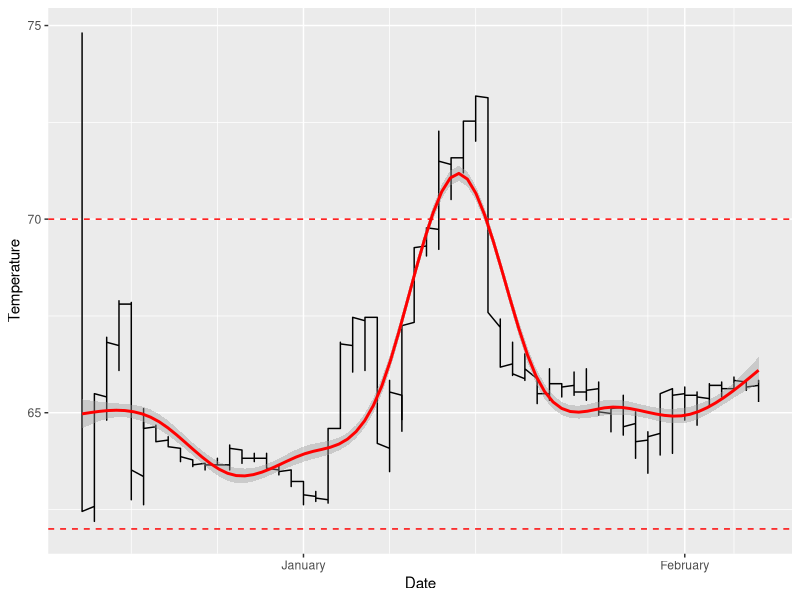
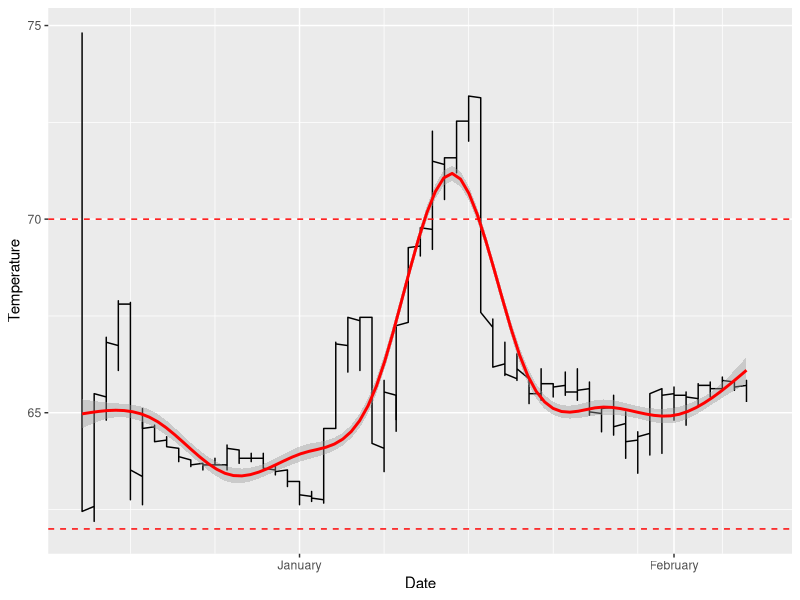
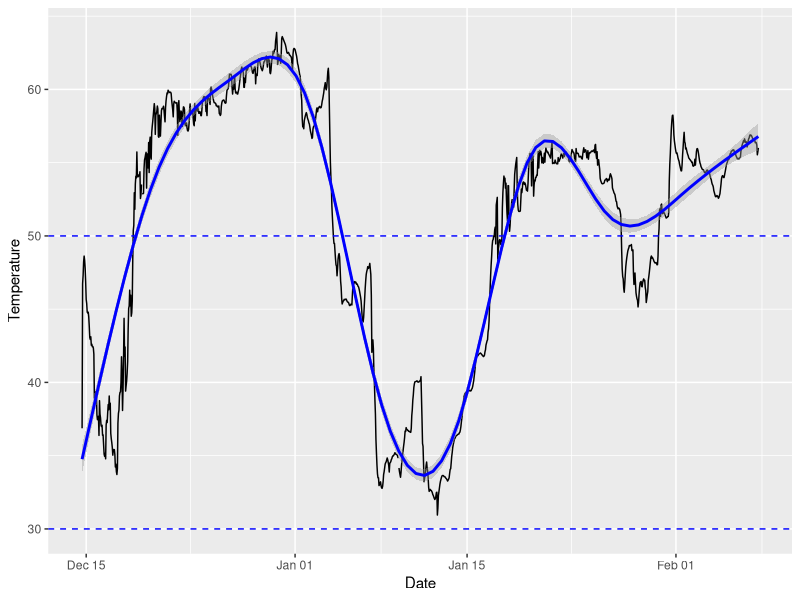
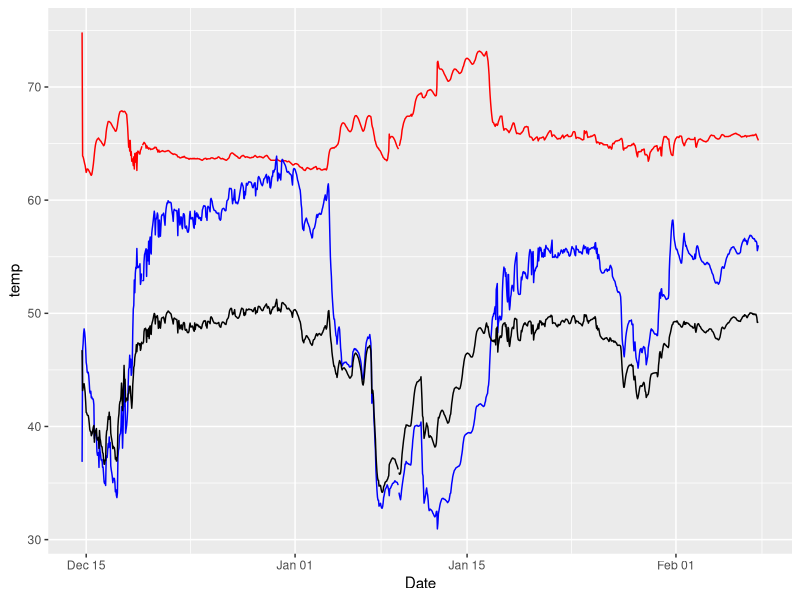
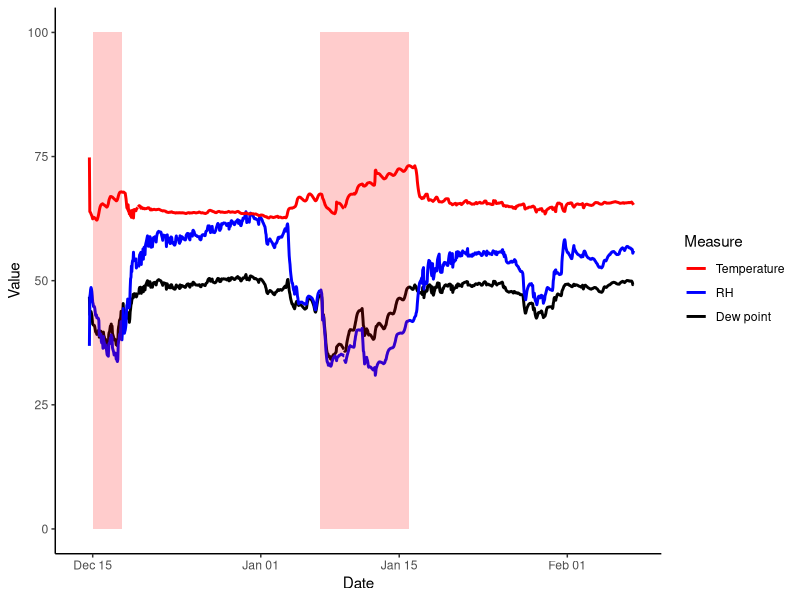
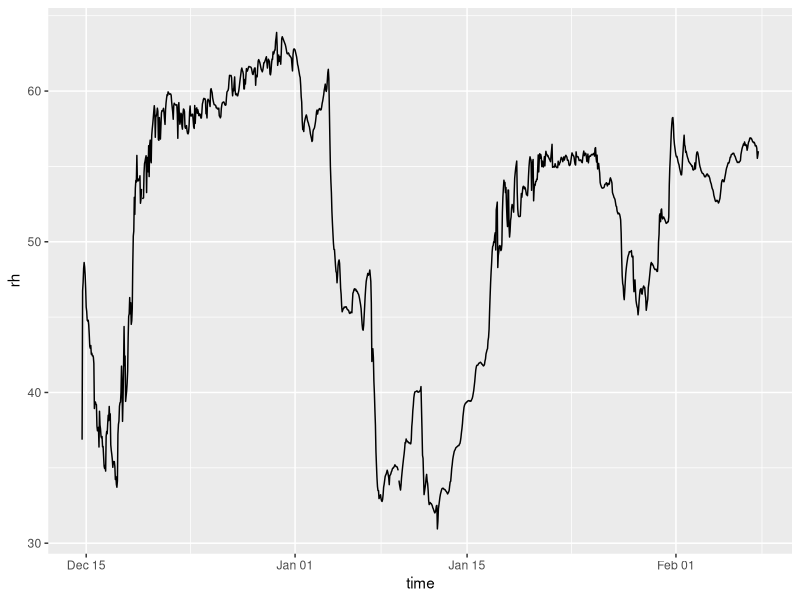

Source code (R) for these figures, in order:
## ---- chunk 1
library(tidyverse)
library(data.table)
library(lubridate)
## ---- chunk 2
# Example data
# from .hobo file that was exported to .csv in the HOBOware program
data <- fread("10596690_Birds_Mammals_Range.csv", skip=1, header=T)
data <- fread("20240109_Birds_Mammals_fluid_rm.csv", skip=1, header=T)
data <- fread("Temp_Birds_Mammals_fluid_rm_20240207.csv", skip=1, header=T)


colnames(data)  <- c("n","timestamp", "temp", "rh", "dewpt", "host", "end")

# change date/time to POSIXct class
data$time <- as.POSIXct(data$timestamp, format = "%m/%d/%y  %I:%M:%S %p")

# get just a date class for future filtering
data$date <- as.Date(data$time, format = "%m/%d/%Y")


min(data$date) 
max(data$date)
## ---- chunk 3
# Temperature
ggplot(data, aes(x=date, y=temp)) +
  geom_line() +
  geom_smooth(col="red") +
  geom_hline(aes(yintercept = 62), color="red", linetype="dashed") +
  geom_hline(aes(yintercept = 70), color="red", linetype="dashed") +
  labs(x="Date", y="Temperature") +
  scale_x_date(date_breaks = "1 month", date_minor_breaks = "1 week", date_labels = "%B")
## ---- chunk 4
# Temperature
ggplot(data, aes(x=date, y=temp)) +
  geom_line() +
  geom_smooth(col="red") +
  geom_hline(aes(yintercept = 62), color="red", linetype="dashed") +
  geom_hline(aes(yintercept = 70), color="red", linetype="dashed") +
  labs(x="Date", y="Temperature") +
  scale_x_date(date_breaks = "1 month", date_minor_breaks = "1 week", date_labels = "%B",
               limits = as.Date(c("2023-12-14", "2024-02-08")))
## ---- chunk 5
ggplot(data, aes(x=time, y=rh)) +
  geom_line() +
  geom_smooth(col="blue") +
  geom_hline(aes(yintercept = 30), color="blue", linetype="dashed") +
  geom_hline(aes(yintercept = 50), color="blue", linetype="dashed") +
  labs(x="Date", y="Temperature")
## ---- chunk 6
ggplot(data, aes(x=time)) +
  geom_line(aes(y=temp), col="red") +
  geom_line(aes(y=rh), col="blue") +
  geom_line(aes(y=dewpt), col="black") +
  labs(x="Date") 

# change data format
datal <- data %>% 
  mutate(notice = ifelse(dewpt>rh, "warning", "clear")) %>% 
  pivot_longer(c(temp, rh, dewpt), names_to = 'measure', values_to = 'value') 

datal <- data %>% 
  mutate(notice = ifelse(dewpt>rh, 1, 0)) %>% 
  pivot_longer(c(temp, rh, dewpt), names_to = 'measure', values_to = 'value') 


# get start/end point of consecutive values for getting the shaded area
shade <- setDT(datal)[,id := rleid(notice)][
  ,.SD[.N > 1 & notice == 1],id][
  ,.(start=date[1],end=date[.N], run=.N),id]

# transform to POSIXct object for plotting
shade$startd <- as.POSIXct(shade$start)
shade$endd <- as.POSIXct(shade$end)

# plot all lines
# add shaded area where dew pt > RH 
ggplot() +
  geom_line(data=datal, aes(x=time, y=value, col=measure, group=measure), size=1) +
  theme_classic() +
  scale_color_manual(name="Measure", limits=c("temp", "rh", "dewpt"), labels = c("Temperature", "RH", "Dew point"), values = c("red", "blue", "black")) + 
  labs(x="Date", y="Value") +
   geom_rect(data=shade, 
            mapping=aes(xmin=startd, xmax=endd, ymin=0, ymax=100), fill='red', alpha=0.2)
## ---- chunk 7
data %>% 
  filter(date > "2023-10-06") %>% 
  ggplot(aes(x=time, y=rh)) +
  geom_line()
